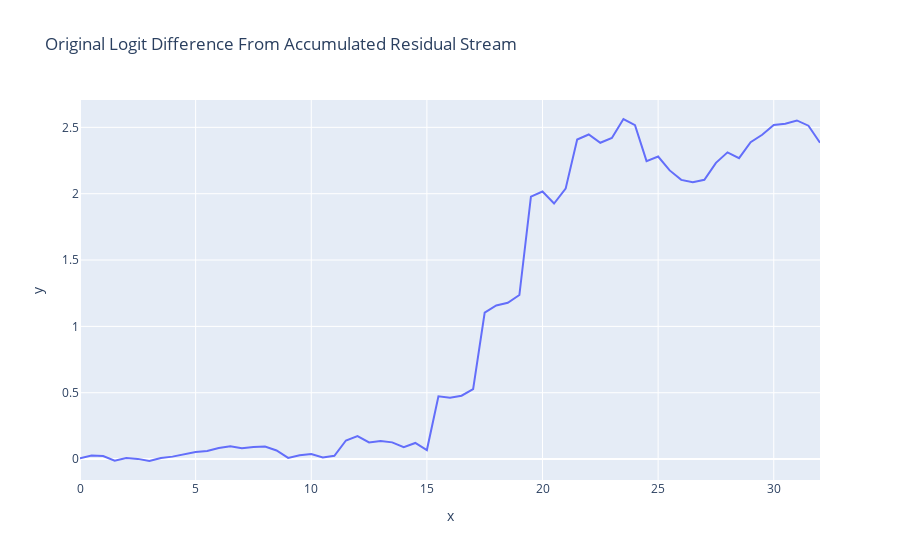

Notebook code cell kept with this figure:
### Markdown cell above
We see that the model gains its performance in the middle and later layers.

### Code cell
orig_accumulated_residual, labels = orig_cache.accumulated_resid(
    layer=-1, incl_mid=True, pos_slice=-1, return_labels=True
)
orig_logit_lens_logit_diffs = residual_stack_to_logit_diff(orig_accumulated_residual, orig_cache, orig_logit_diff_directions)
line(
    orig_logit_lens_logit_diffs,
    x=np.arange(model.cfg.n_layers * 2 + 1) / 2,
    hover_name=labels,
    title="Original Logit Difference From Accumulated Residual Stream",
)

### Figure 1 — Plotly figure (JSON) as saved in the notebook; plotly's stock layout.template omitted (floating-point values rounded to 4 significant figures)
{"data": [{"hovertemplate": "<b>%{hovertext}</b><br><br>x=%{x}<br>y=%{y}<extra></extra>", "hovertext": ["0_pre", "0_mid", "1_pre", "1_mid", "2_pre", "2_mid", "3_pre", "3_mid", "4_pre", "4_mid", "5_pre", "5_mid", "6_pre", "6_mid", "7_pre", "7_mid", "8_pre", "8_mid", "9_pre", "9_mid", "10_pre", "10_mid", "11_pre", "11_mid", "12_pre", "12_mid", "13_pre", "13_mid", "14_pre", "14_mid", "15_pre", "15_mid", "16_pre", "16_mid", "17_pre", "17_mid", "18_pre", "18_mid", "19_pre", "19_mid", "20_pre", "20_mid", "21_pre", "21_mid", "22_pre", "22_mid", "23_pre", "23_mid", "24_pre", "24_mid", "25_pre", "25_mid", "26_pre", "26_mid", "27_pre", "27_mid", "28_pre", "28_mid", "29_pre", "29_mid", "30_pre", "30_mid", "31_pre", "31_mid", "final_post"], "legendgroup": "", "line": {"color": "#636efa", "dash": "solid"}, "marker": {"symbol": "circle"}, "mode": "lines", "name": "", "orientation": "v", "showlegend": false, "type": "scatter", "x": [0, 0.5, 1, 1.5, 2, 2.5, 3, 3.5, 4, 4.5, 5, 5.5, 6, 6.5, 7, 7.5, 8, 8.5, 9, 9.5, 10, 10.5, 11, 11.5, 12, 12.5, 13, 13.5, 14, 14.5, 15, 15.5, 16, 16.5, 17, 17.5, 18, 18.5, 19, 19.5, 20, 20.5, 21, 21.5, 22, 22.5, 23, 23.5, 24, 24.5, 25, 25.5, 26, 26.5, 27, 27.5, 28, 28.5, 29, 29.5, 30, 30.5, 31, 31.5, 32], "xaxis": "x", "y": [0.005524, 0.02607, 0.02243, -0.01181, 0.008242, 0.001424, -0.01454, 0.008551, 0.01836, 0.03474, 0.05348, 0.06149, 0.08385, 0.09726, 0.08177, 0.0912, 0.09383, 0.06501, 0.008652, 0.02917, 0.03802, 0.01274, 0.02436, 0.1401, 0.1738, 0.1254, 0.1358, 0.1258, 0.08916, 0.1214, 0.06787, 0.4735, 0.4624, 0.4773, 0.5278, 1.104, 1.158, 1.177, 1.236, 1.978, 2.017, 1.926, 2.038, 2.408, 2.446, 2.384, 2.42, 2.563, 2.517, 2.246, 2.28, 2.175, 2.104, 2.086, 2.104, 2.233, 2.312, 2.268, 2.389, 2.444, 2.518, 2.527, 2.552, 2.513, 2.384], "yaxis": "y"}], "layout": {"legend": {"tracegroupgap": 0}, "title": {"text": "Original Logit Difference From Accumulated Residual Stream"}, "xaxis": {"anchor": "y", "domain": [0, 1], "title": {"text": "x"}}, "yaxis": {"anchor": "x", "domain": [0, 1], "title": {"text": "y"}}}}
